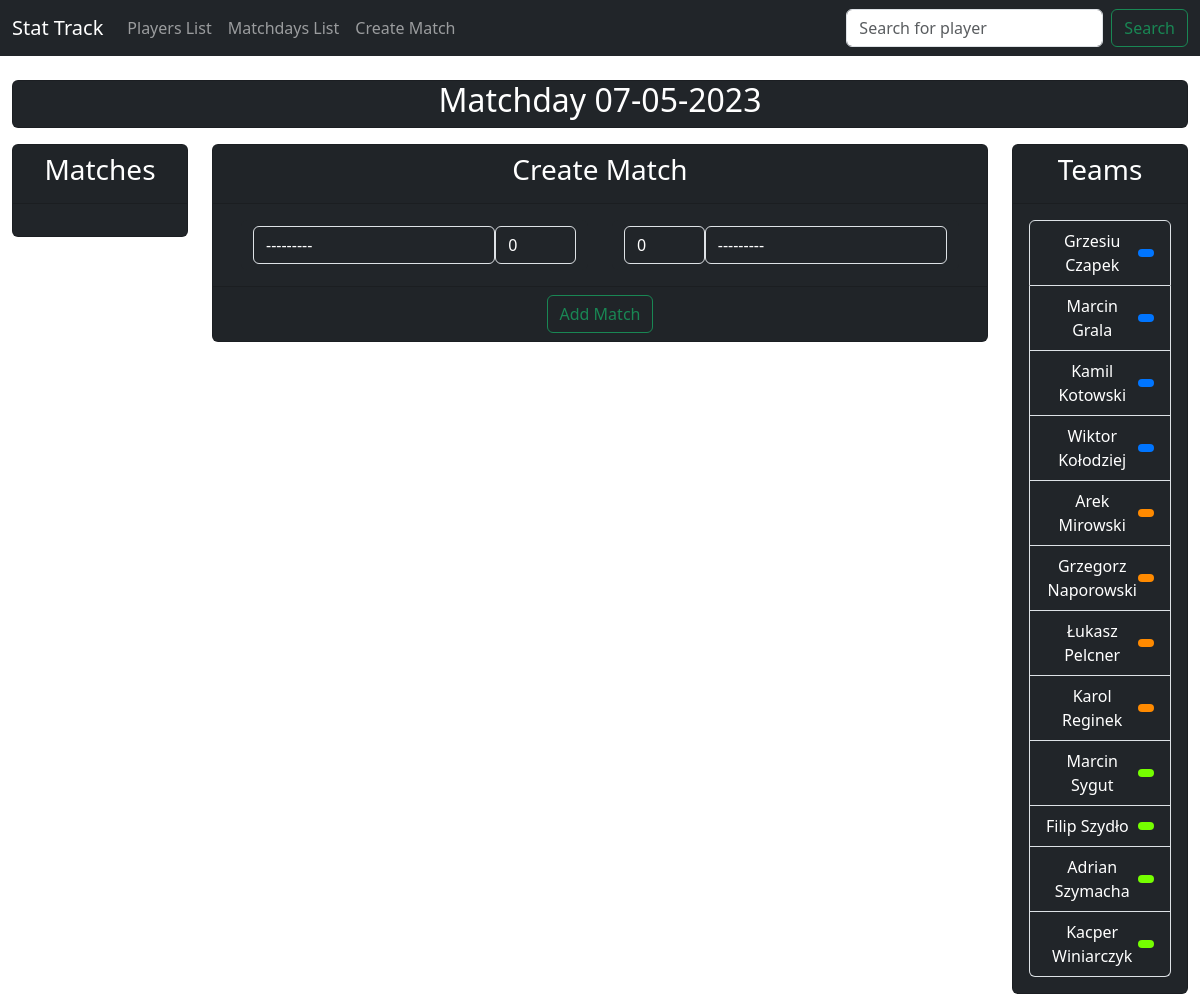
Screenshot of /matchday/56/edit with the database file from the repository.
### stat_track/models.py (models this page shows, shortened)
class MatchDay(models.Model):
    date = models.DateTimeField("Date of match")
    match_counter = models.PositiveIntegerField(default=0, )
    def __str__(self):
        return f"Matchday {self.date.strftime('%d-%m-%Y')}"

class MatchDayTicket(models.Model):
    matchday = models.ForeignKey(MatchDay, on_delete=models.CASCADE)
    player = models.ForeignKey(Player, on_delete=models.CASCADE)
    team = models.CharField(choices=TEAM_CHOICES, max_length=16)

class Player(models.Model):
    first_name = models.CharField(max_length = 16)
    last_name = models.CharField(max_length = 16)
    def __str__(self):
        return f"{self.first_name} {self.last_name}"
    def get_player_matches_played(self):
        matches_played = Stat.objects.filter(player=self).count()
        return matches_played
    def get_player_goals(self):
        goals_queryset = Stat.objects.filter(player=self).values_list('goals')
        total_goals = goals_queryset.aggregate(Sum('goals'))['goals__sum']
        if total_goals:
            return total_goals
        else:
            return 0
    def get_player_wins(self):
        stats = Stat.objects.filter(player=self)
        wins = 0
        for stat in stats:
            if stat.win == True:
                wins += 1
        return wins
    def get_player_loses(self):
        stats = Stat.objects.filter(player=self)
        loses = 0
        for stat in stats:
            if stat.win == False:
                loses += 1
        return loses
    def get_player_draws(self):
        stats = Stat.objects.filter(player=self)
        draws = 0
        for stat in stats:
            if stat.win == "Draw":
                draws += 1
        return draws
    get_player_matches_played.short_description = 'Matches'
    get_player_goals.short_description = 'Goals'
    get_player_wins.short_description = 'Wins'
    get_player_loses.short_description = 'Loses'
    get_player_draws.short_description = 'Draws'

### stat_track/views.py (the view, shortened to what this page needs)
# urls.py: path('matchday/<int:matchday_id>/edit', views.edit_matchday, name="edit_matchday"),
@transaction.atomic
def edit_matchday(request, matchday_id):
    matchday = get_object_or_404(MatchDay, pk=matchday_id)
    errors = []
    success = None
    match_list = Match.objects.filter(matchday=matchday)
    ticket_list = MatchDayTicket.objects.filter(matchday=matchday)
    form = MatchCreator()
    context = {
        "match_list":match_list,
        "matchday":matchday,
        "ticket_list":ticket_list,
        "form":form,
        'errors': errors,
        'success': success
        }
    return render(request, "stat_track/edit_matchday.html", context)

### stat_track/forms.py
class MatchCreator(forms.ModelForm):
    class Meta:
        model = Match
        fields = ["team_home", "team_away", "home_goals", "away_goals"]
        widgets = {
            "team_home": forms.Select(attrs={"class":"form-control bg-dark text-white w-75"}),
            "team_away": forms.Select(attrs={"class":"form-control bg-dark text-white w-75"}),
            "home_goals": forms.NumberInput(attrs={"class":"form-control bg-dark text-white w-25"}),
            "away_goals": forms.NumberInput(attrs={"class":"form-control bg-dark text-white w-25"})
        }

### stat_track/templates/stat_track/edit_matchday.html (shortened to what this page needs)
{% extends "./base.html" %}
{% load crispy_forms_tags %}
{% block content %}
<div class='container-fluid text-center'>
    <div class='row'>
        <div class='col'>
            <div class='card text-bg-dark'><h2>{{ matchday }}</h2></div>
        </div>
    </div>
    <div class='row mt-3'>
        <div class='col-2'>
            <div class='card text-bg-dark'>
                <div class='card-header'>
                    <h3>Matches</h3>
                </div>
                <div class='card-body'>
                </div>
            </div>
        </div>
        <div class='col-8'>
            <form method="POST" id="matchCreator" data-players-url="{% url 'ajax_load_players' %}">
                <div class='card text-bg-dark'>
                    <div class='card-header'>
                        <h3>Create Match</h3>
                    </div>
                    <div class='card-body'>
                        <div class='container-fluid text-center'>
                            <div class='row'>
                                <div class='col'>
                                    <div class='input-group-text bg-dark border-0 w-100'>
                                        {{ form.team_home }}
                                        {{ form.home_goals }}
                                    </div>
                                </div>
                                <div class='col'>
                                    <div class='input-group-text bg-dark border-0 w-100'>
                                        {{ form.away_goals }}
                                        {{ form.team_away }}
                                    </div>
                                </div>
                            </div>
                        </div>
                    </div>
                    <div class='card-footer'>
                        <button type="submit" name="addMatch" value="addMatch" class="btn btn-outline-success">Add Match</button>
                    </div>
                </div>
            </form>
        </div>
        <div class='col-2'>
            <div class='card text-bg-dark'>
                <div class='card-header'>
                    <h3>Teams</h3>
                </div>
                <div class='card-body'>
                    <div class='list-group'>
                        {% for ticket in ticket_list %}
                            <a href='#' class="list-group-item list-group-item-action bg-dark text-white d-flex justify-content-between align-items-center" aria-current="true">
                                {{ ticket.player }}
                                {% if ticket.team == "blue" %}
                                    <span class="badge rounded-pill" style="background-color:#0075ff"> </span>
                                {% elif ticket.team == "orange" %}
                                    <span class="badge rounded-pill" style="background-color:#ff8a00"> </span>
                                {% elif ticket.team == "colors" %}
                                    <span class="badge rounded-pill" style="background-color:#75ff00"> </span>
                                {% endif %}
                            </a>
                        {% endfor %}
                    </div>
                </div>
            </div>
        </div>
    </div>
</div>
{% endblock %}

### rows the page displays
MatchDay: date "Matchday 07-05-2023"
MatchDayTicket: player "Grzesiu Czapek", team "blue" (drawn)
MatchDayTicket: player "Marcin Grala", team "blue" (drawn)
MatchDayTicket: player "Kamil Kotowski", team "blue" (drawn)
MatchDayTicket: player "Wiktor Kołodziej", team "blue" (drawn)
MatchDayTicket: player "Arek Mirowski", team "orange" (drawn)
MatchDayTicket: player "Grzegorz Naporowski", team "orange" (drawn)
MatchDayTicket: player "Łukasz Pelcner", team "orange" (drawn)
MatchDayTicket: player "Karol Reginek", team "orange" (drawn)
MatchDayTicket: player "Marcin Sygut", team "colors" (drawn)
MatchDayTicket: player "Filip Szydło", team "colors" (drawn)
MatchDayTicket: player "Adrian Szymacha", team "colors" (drawn)
MatchDayTicket: player "Kacper Winiarczyk", team "colors" (drawn)
